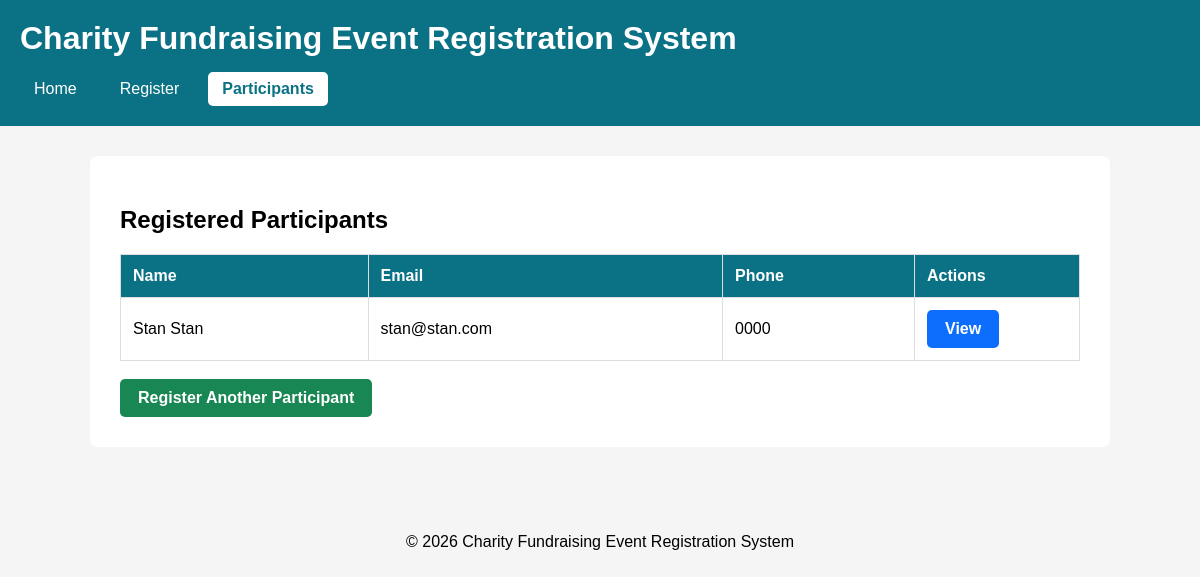
Page /participants on the earlier database version.
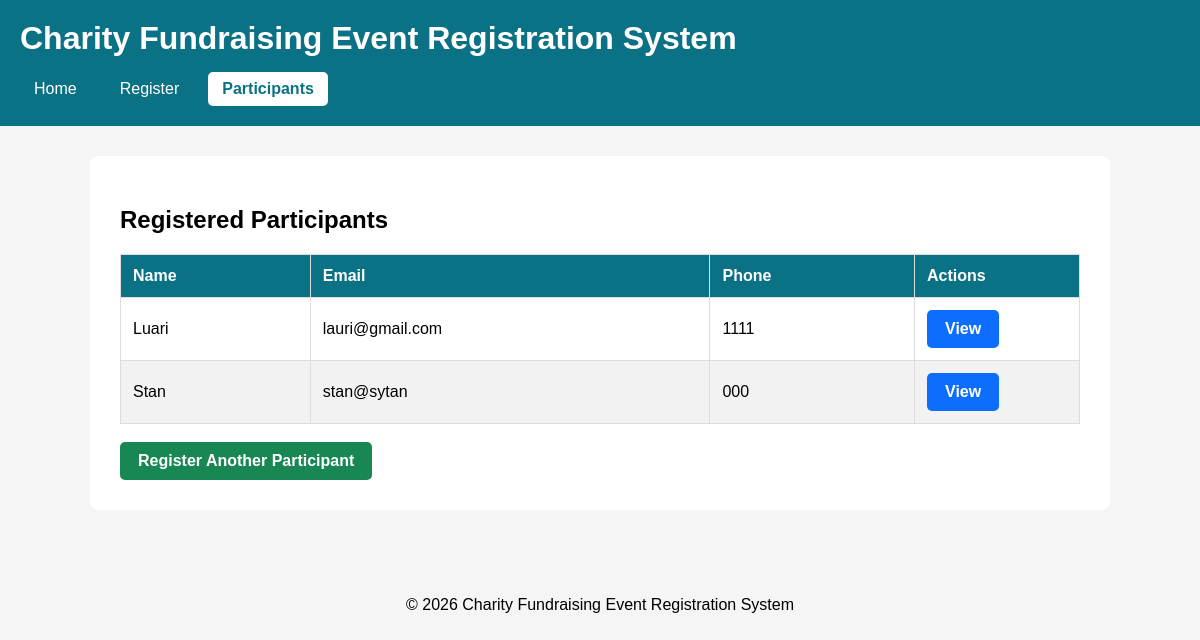
Same page on the later database version.
### tables this page shows
CREATE TABLE Registration (
    registration_id INTEGER PRIMARY KEY AUTOINCREMENT,
    participant_name TEXT NOT NULL,
    email TEXT NOT NULL,
    phone TEXT NOT NULL,
    registration_date TEXT NOT NULL,
    event_id INTEGER NOT NULL,
    FOREIGN KEY(event_id) REFERENCES Event(event_id)
);

### app.py (the view)
@app.route("/participants")
def participants():
    connection = get_db_connection()
    participants = connection.execute(
        """
        SELECT *
        FROM Registration
        ORDER BY registration_id DESC
        """
    ).fetchall()
    connection.close()
    return render_template(
        "participants.html",
        participants=participants,
    )

### database/db.py (called while the page is built)
def get_db_connection():
    connection = sqlite3.connect(DATABASE_PATH)
    connection.row_factory = sqlite3.Row
    connection.execute("PRAGMA foreign_keys = ON")
    return connection

### templates/participants.html (shortened to what this page needs)
{% extends "base.html" %}
{% block content %}
<h2>Registered Participants</h2>
<table>
    <thead>
        <tr>
            <th>Name</th>
            <th>Email</th>
            <th>Phone</th>
            <th>Actions</th>
        </tr>
    </thead>
    <tbody>
    {% for participant in participants %}
        <tr>
            <td>{{ participant["participant_name"] }}</td>
            <td>{{ participant["email"] }}</td>
            <td>{{ participant["phone"] }}</td>
            <td>
                <a
                    href="{{ url_for('registration_detail',
                    id=participant['registration_id']) }}"
                    class="btn btn-view">
                    View
                </a>
            </td>
        </tr>
    {% endfor %}
    </tbody>
</table>
<br>
<a
    href="{{ url_for('register') }}"
    class="btn btn-register">
    Register Another Participant
</a>
{% endblock %}

### templates/base.html (shortened to what this page needs)
<!DOCTYPE html>
<html lang="en">
<head>
    <link rel="stylesheet"
          href="{{ url_for('static', filename='css/style.css') }}">
</head>
<body>
<header>
    <h1>Charity Fundraising Event Registration System</h1>
    <nav>
        <a
            href="{{ url_for('home') }}"
            class="{% if request.endpoint == 'home' %}active{% endif %}">
            Home
        </a>
        <a
            href="{{ url_for('register') }}"
            class="{% if request.endpoint == 'register' %}active{% endif %}">
            Register
        </a>
        <a
            href="{{ url_for('participants') }}"
            class="{% if request.endpoint == 'participants' %}active{% endif %}">
            Participants
        </a>
    </nav>
</header>
<main>
{% block content %}
{% endblock %}
</main>
<footer>
<p>&copy; 2026 Charity Fundraising Event Registration System</p>
</footer>
</body>
</html>

### static/css/style.css (style rules this page uses)
body { font-family: Arial, sans-serif; margin: 0; background: #f5f5f5; }
header { background-color: #0b7285; color: white; padding: 20px; }
header h1 { margin: 0 0 15px 0; }
nav { display: flex; gap: 15px; }
nav a { color: white; text-decoration: none; padding: 8px 14px; border-radius: 5px; transition: background-color 0.3s; }
nav a.active { background-color: white; color: #0b7285; font-weight: bold; }
main { width: 80%; margin: auto; background: white; padding: 30px; margin-top: 30px; border-radius: 8px; }
footer { margin-top: 50px; text-align: center; padding: 20px; }
table { width: 100%; border-collapse: collapse; margin-top: 20px; }
table th, table td { border: 1px solid #ddd; padding: 12px; text-align: left; }
table th { background-color: #0b7285; color: white; }
table tr:nth-child(even) { background-color: #f2f2f2; }
.btn { display: inline-block; padding: 10px 18px; border: none; border-radius: 5px; text-decoration: none; color: white; font-weight: bold; cursor: pointer; transition: background-color 0.3s; }
.btn-register { background-color: #198754; }
.btn-view { background-color: #0d6efd; }
table td { vertical-align: middle; }
table td:last-child { width: 140px; }

Differences in the rows shown:
removed Registration: participant_name "Stan Stan", email "stan@stan.com", phone "0000"
added Registration: participant_name "Luari", email "lauri@gmail.com", phone "1111"
added Registration: participant_name "Stan", email "stan@sytan", phone "000"
